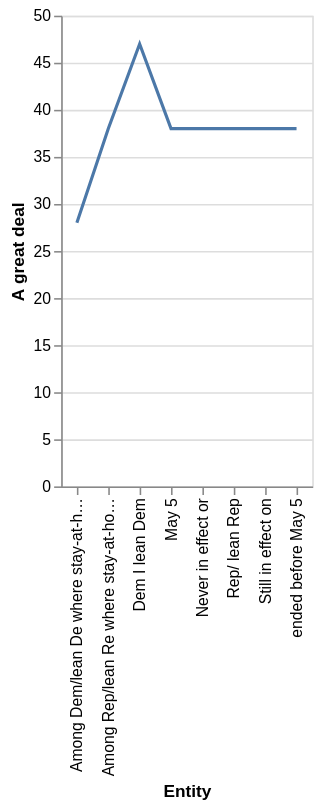

Write a Vega-Lite specification for this figure.
### Vega-Lite specification from a JSON file in a GitHub repository (floating-point values rounded to 4 significant figures)
{"$schema": "https://vega.github.io/schema/vega-lite/v5.json", "description": "Line chart auto-generated from CSV", "data": {"values": [{"Entity": "May 5", "A great deal": "38", "a fair amount": "40", "Not too much/Not at all": "20"}, {"Entity": "Still in effect on", "A great deal": "38", "a fair amount": "40", "Not too much/Not at all": "20"}, {"Entity": "ended before May 5", "A great deal": "38", "a fair amount": "38", "Not too much/Not at all": "49"}, {"Entity": "Never in effect or", "A great deal": "38", "a fair amount": "38", "Not too much/Not at all": "49"}, {"Entity": "Among Dem/lean De where stay-at-home Never in effect or", "A great deal": "28", "a fair amount": "28", "Not too much/Not at all": "8"}, {"Entity": "Among Rep/lean Re where stay-at-home Never in effect or", "A great deal": "38", "a fair amount": "0", "Not too much/Not at all": "0"}, {"Entity": "Dem I lean Dem", "A great deal": "47", "a fair amount": "37", "Not too much/Not at all": "16"}, {"Entity": "Rep/ lean Rep", "A great deal": "38", "a fair amount": "44", "Not too much/Not at all": "17"}]}, "mark": "line", "encoding": {"x": {"field": "Entity", "type": "ordinal"}, "y": {"field": "A great deal", "type": "quantitative"}}}
